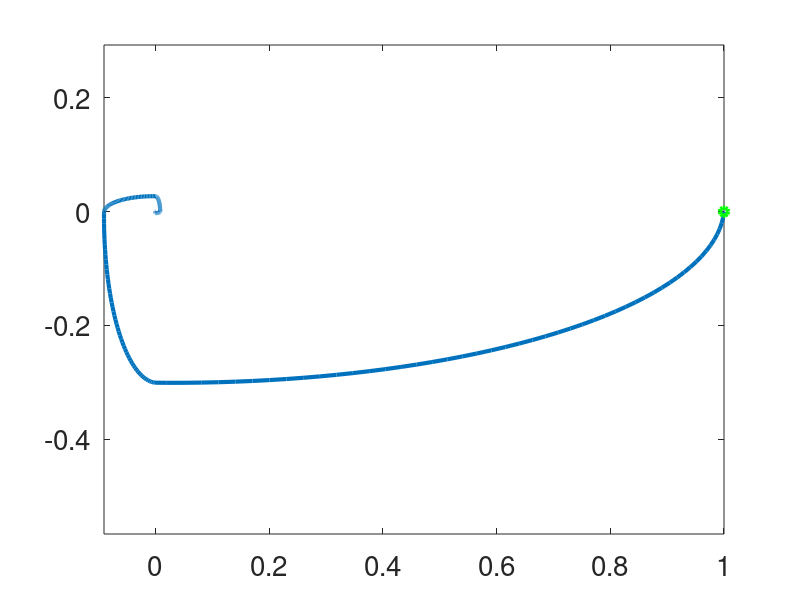

This chart was generated by the following MATLAB code:
function S02_L02_CounterExample
close all;
    % Setup simulation
    t = [0:.01:10];
    x0 = [1; 0];
    
    % Simulate system
    %[tvec xvec] = ode45(@f_A1, t, x0);
    %[tvec xvec] = ode45(@f_A2, t, x0);
    %[tvec xvec] = ode45(@f_unstable, t, x0);
    [tvec xvec] = ode45(@f_stable, t, x0);
    
    % Plot the system
    plot(xvec(:,1), xvec(:,2), 'linewidth', 3); hold on;
    plot(x0(1), x0(2), 'go', 'linewidth', 3);
    set(gca, 'fontsize', 20)
    axis equal
end

function xdot = f_A1(t, x)
    A1 = [-0.1 1; -10 -.1];
    xdot = A1*x;
end

function xdot = f_A2(t, x)
    A2 = [-0.1 10; -1 -.1];
    xdot = A2*x;
end

function xdot = f_unstable(t, x)
    if x(1) >= 0 && x(2) >= 0 % first quadrant
        xdot = f_A2(t,x);
    elseif x(1) >= 0 && x(2) <= 0 % second quadrant
        xdot = f_A1(t,x);
    elseif x(1) <= 0 && x(2) <= 0 % third quadrant
        xdot = f_A2(t,x);
    else                        % Fourth quadrant
        xdot = f_A1(t,x);
    end
end

function xdot = f_stable(t, x)
    if x(1) >= 0 && x(2) >= 0 % first quadrant
        xdot = f_A1(t,x);
    elseif x(1) >= 0 && x(2) <= 0 % second quadrant
        xdot = f_A2(t,x);
    elseif x(1) <= 0 && x(2) <= 0 % third quadrant
        xdot = f_A1(t,x);
    else                        % Fourth quadrant
        xdot = f_A2(t,x);
    end
end